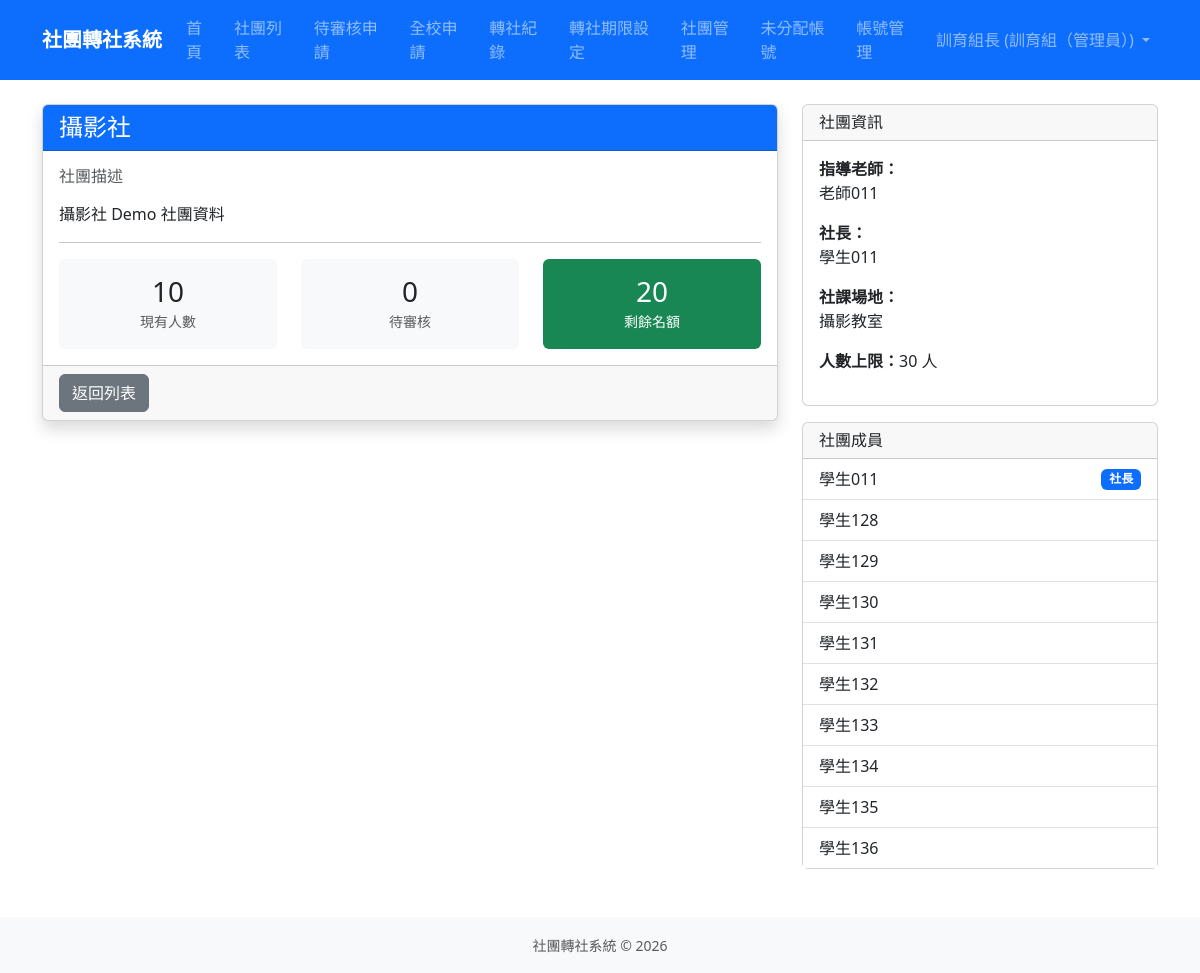
Page /clubs/7/ (signed in) on the earlier database version.
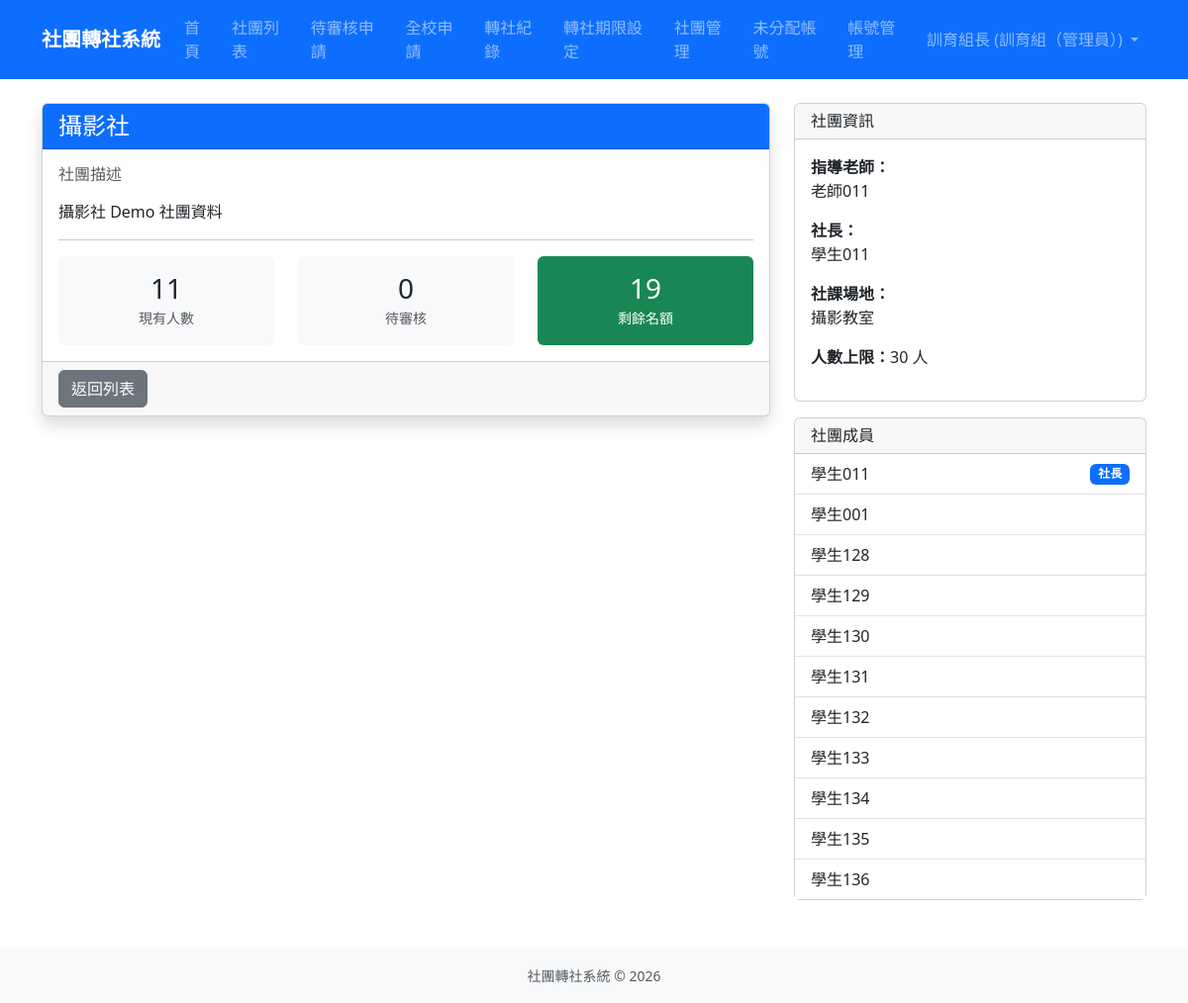
Same page on the later database version.
### clubs/models.py (models this page shows, shortened)
class Club(models.Model):
    CATEGORY_CHOICES = [
        ('academic', '學術類'),
        ('arts', '藝文類'),
        ('performance', '藝能類'),
        ('recreation', '康輔類'),
        ('sports', '體育類'),
    ]
    code = models.CharField(max_length=10, unique=True, null=True, blank=True, verbose_name='社團代號')
    name = models.CharField(max_length=100, verbose_name='社團名稱')
    teacher = models.CharField(max_length=50, default='', verbose_name='指導老師')
    president = models.CharField(max_length=50, default='', verbose_name='社長')
    location = models.CharField(max_length=100, blank=True, verbose_name='社課場地')
    category = models.CharField(max_length=20, choices=CATEGORY_CHOICES, blank=True, verbose_name='類別')
    description = models.TextField(blank=True, verbose_name='社團描述')
    max_members = models.PositiveIntegerField(default=30, verbose_name='人數上限')
    current_members = models.PositiveIntegerField(default=0, verbose_name='現有人數')
    is_active = models.BooleanField(default=True, verbose_name='啟用中')
    created_at = models.DateTimeField(auto_now_add=True, verbose_name='建立時間')
    updated_at = models.DateTimeField(auto_now=True, verbose_name='更新時間')
    class Meta:
        verbose_name = '社團'
        verbose_name_plural = '社團'
        ordering = ['name']
    def get_remaining_slots(self):
        return max(0, self.max_members - self.current_members)

### accounts/models.py (models this page shows, shortened)
class User(django.contrib.auth.models.AbstractUser):
    ROLE_CHOICES = [
        ('student', '學生'),
        ('president', '社長'),
        ('teacher', '指導老師'),
        ('admin', '訓育組（管理員）'),
    ]
    role = models.CharField(
        max_length=20,
        choices=ROLE_CHOICES,
        default='student',
        verbose_name='身分組'
    )
    student_id = models.CharField(
        max_length=20,
        blank=True,
        verbose_name='學號'
    )
    class_name = models.CharField(
        max_length=20,
        blank=True,
        verbose_name='班級'
    )
    seat_number = models.PositiveSmallIntegerField(
        null=True,
        blank=True,
        verbose_name='座號'
    )
    club = models.ForeignKey(
        'clubs.Club',
        on_delete=models.SET_NULL,
        null=True,
        blank=True,
        verbose_name='所屬社團',
        related_name='members'
    )
    class Meta:
        verbose_name = '使用者'
        verbose_name_plural = '使用者'

### clubs/views.py (the view)
# urls.py: path('<int:pk>/', views.ClubDetailView.as_view(), name='club_detail'),
class ClubDetailView(LoginRequiredMixin, DetailView):
    model = Club
    template_name = 'clubs/club_detail.html'
    context_object_name = 'club'
    def get_context_data(self, **kwargs):
        context = super().get_context_data(**kwargs)
        club = self.object
        pending_count = club.transfer_in_requests.filter(
            status__in=['new_president_pending', 'new_teacher_pending']
        ).count()
        context['pending_count'] = pending_count
        context['remaining_slots'] = club.get_remaining_slots()
        president = get_user_from_display_text(club.president)
        members = list(club.members.all())
        context['members'] = sorted(
            members,
            key=lambda member: (
                0 if president and member.pk == president.pk else 1,
                member.first_name or member.username,
            ),
        )
        context['teacher_name'] = display_name_without_username(club.teacher)
        context['president_name'] = display_name_without_username(club.president)
        return context

### accounts/templatetags/account_extras.py (called while the page is built)
def user_is_club_president(user, club):
    if not user or not club or not getattr(club, 'president', ''):
        return False
    resolved_president = get_user_from_display_text(club.president)
    if resolved_president:
        return resolved_president.pk == user.pk
    return club.president.strip() == user.username

@register.filter
def display_role(user):
    if getattr(user, 'role', None) == 'president' and not user_is_club_president(user, user.club):
        return '學生'
    return user.get_role_display()

@register.simple_tag
def is_club_president(user, club):
    return user_is_club_president(user, club)

### clubs/views.py (called while the page is built)
def display_name_without_username(value):
    return re.sub(r'\s*\([^()]+\)\s*$', '', value or '').strip()

### transfers/models.py (called while the page is built)
    @classmethod
    def get_current(cls):
        return cls.objects.order_by('-updated_at', '-pk').first()

    def is_open(self, today=None):
        if self.is_paused:
            return False
        today = today or timezone.localdate()
        return self.start_date <= today <= self.end_date

### templates/clubs/club_detail.html (shortened to what this page needs)
{% extends 'base.html' %}
{% load account_extras %}
{% block content %}
<div class="row">
    <div class="col-md-8">
        <div class="card shadow">
            <div class="card-header bg-primary text-white">
                <h4 class="mb-0">{{ club.name }}</h4>
            </div>
            <div class="card-body">
                <h6 class="text-muted">社團描述</h6>
                <p>{{ club.description|default:"暫無描述"|linebreaks }}</p>
                <hr>
                <div class="row text-center">
                    <div class="col-4">
                        <div class="p-3 bg-light rounded">
                            <h3 class="mb-0">{{ club.current_members }}</h3>
                            <small class="text-muted">現有人數</small>
                        </div>
                    </div>
                    <div class="col-4">
                        <div class="p-3 bg-light rounded">
                            <h3 class="mb-0">{{ pending_count }}</h3>
                            <small class="text-muted">待審核</small>
                        </div>
                    </div>
                    <div class="col-4">
                        <div class="p-3 {% if remaining_slots > 0 %}bg-success text-white{% else %}bg-danger text-white{% endif %} rounded">
                            <h3 class="mb-0">{{ remaining_slots }}</h3>
                            <small>剩餘名額</small>
                        </div>
                    </div>
                </div>
            </div>
            <div class="card-footer">
                <a href="{% url 'club_list' %}" class="btn btn-secondary">返回列表</a>
            </div>
        </div>
    </div>
    <div class="col-md-4">
        <div class="card">
            <div class="card-header">
                <h6 class="mb-0">社團資訊</h6>
            </div>
            <div class="card-body">
                <p><strong>指導老師：</strong><br>{{ teacher_name|default:"未設定" }}</p>
                <p><strong>社長：</strong><br>{{ president_name|default:"未設定" }}</p>
                <p><strong>社課場地：</strong><br>{{ club.location|default:"未設定" }}</p>
                <p><strong>人數上限：</strong>{{ club.max_members }} 人</p>
            </div>
        </div>
        <div class="card mt-3">
            <div class="card-header">
                <h6 class="mb-0">社團成員</h6>
            </div>
            <div class="card-body p-0">
                <ul class="list-group list-group-flush">
                    {% for member in members %}
                        <li class="list-group-item d-flex justify-content-between align-items-center">
                            {{ member.get_full_name|default:member.username }}
                            {% is_club_president member club as member_is_president %}
                            {% if member_is_president %}
                                <span class="badge bg-primary">社長</span>
                            {% endif %}
                        </li>
                    {% empty %}
                        <li class="list-group-item text-muted">暫無成員</li>
                    {% endfor %}
                </ul>
            </div>
        </div>
    </div>
</div>
{% endblock %}

Differences in the rows shown:
changed Club "攝影社": current_members "10" → "11"
now on this page (row edited): User: get_full_name "學生001"
Other differences:
{{ remaining_slots }}: "20" → "19"
